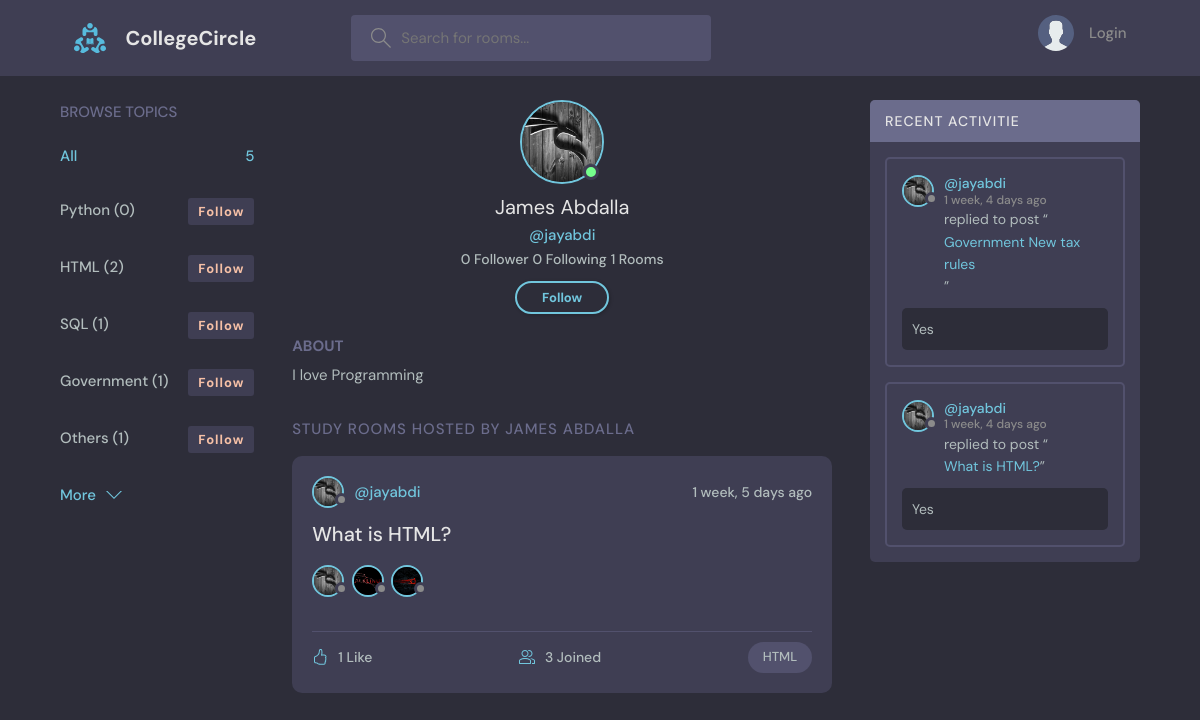
/profile/jayabdi/, run on the app's committed database.
### base/models.py (models this page shows, shortened)
class Topic(models.Model):
    name = models.CharField(max_length=200)

class User(AbstractUser):
    name = models.CharField(max_length=200, null=True)
    email = models.EmailField(unique=True, null=True)
    bio = models.TextField(null=True)
    notification_count = models.PositiveIntegerField(default=0)
    avatar = models.ImageField(null=True, default="avatar.svg", upload_to="images/")
    USERNAME_FIELD = 'email'
    REQUIRED_FIELDS = []
    ROLE_CHOICES = [
        ('owner', 'Room Owner'),
        ('admin', 'Room Administrator'),
        ('moderator', 'Room Moderator'),
        ('participant', 'Room Participant'),
    ]
    role = models.CharField(max_length=20, choices=ROLE_CHOICES, default='participant')

class Room(models.Model):
    host = models.ForeignKey(User, on_delete=models.SET_NULL, null=True)
    topic = models.ForeignKey(Topic, on_delete=models.SET_NULL, null=True)
    name = models.CharField(max_length=200)
    description = models.TextField(null=True, blank=True)
    participants = models.ManyToManyField(User, related_name='participant_rooms', blank=True)
    updated = models.DateTimeField(auto_now=True)
    created = models.DateTimeField(auto_now_add=True)
    no_of_likes = models.IntegerField(default=0)
    banned_users = models.ManyToManyField(User, related_name='banned_rooms')
    moderators = models.ManyToManyField(User, related_name='moderated_rooms', blank=True)
    class Meta:
        ordering = ['-updated', '-created']
    def __str__(self):
        return self.name

class Message(models.Model):
    user = models.ForeignKey(User, on_delete=models.CASCADE)
    room = models.ForeignKey(Room, on_delete=models.CASCADE)
    body = models.TextField()
    upvotes = models.ManyToManyField(User, related_name='upvoted_messages')
    downvotes = models.ManyToManyField(User, related_name='downvoted_messages')
    no_of_upvotes = models.IntegerField(default=0)
    no_of_downvotes = models.IntegerField(default=0)
    updated = models.DateTimeField(auto_now=True)
    created = models.DateTimeField(auto_now_add=True)
    file = models.FileField(upload_to=get_upload_path, blank=True, null=True)
    timestamp = models.DateTimeField(default=timezone.now)
    class Meta:
        ordering = ['-updated', '-created']

### base/views.py (the view)
# urls.py: path('profile/<str:username>/', views.profile, name="profile"),
def profile(request, username):
    user = get_object_or_404(User, username=username)
    rooms = user.room_set.all()
    user_rooms = rooms.count()
    room_messages = user.message_set.all()
    topics = Topic.objects.all()
    user_followers = len(FollowersCount.objects.filter(user=username))
    user_following = len(FollowersCount.objects.filter(follower=username))
    context = {'user': user, 'rooms': rooms, 'user_rooms': user_rooms, 'room_messages': room_messages, 'topics': topics, 'user_followers': user_followers, 'user_following': user_following}
    return render(request, 'base/profile.html', context)

### base/templates/base/profile.html (shortened to what this page needs)
{% extends 'main.html' %}
{% block content %}
  <main class="profile-page layout layout--3">
    <div class="container">
      {% include 'base/topics_component.html' %}
      <div class="roomList">
        <div class="profile">
          <div class="profile__avatar">
            <div class="avatar avatar--large active">
              <img src="{{user.avatar.url}}" />
            </div>
          </div>
          <div class="profile__info">
            <h3>{{user.name}}</h3>
            <p>@{{user.username}} <span style="color: #b2bdbd;; font-size: 14px;"><br>
              {% if user_followers == 0 or user_followers == 1 %}
              <span id="follow-count">{{user_followers}}</span> Follower</span>
              {% else %}
              <span id="follow-count">{{user_followers}}</span> Followers</span>
              {% endif %}
              <span style="color: #b2bdbd;; font-size: 14px;"><span id="follow-count">{{user_following}}</span> Following</span>
              <span style="color: #b2bdbd;; font-size: 14px;"><span id="follow-count">{{user_rooms}}</span> Rooms</span></p>
            {% if request.user == user %}
              <a href="{% url 'update-user' %}" class="btn btn--main btn--pill">Edit Profile</a>
            {% else %}
              <form id="followForm" action="{% url 'follow' %}" method="POST">
                  <button type="submit" id="followbtn" class="btn btn--main btn--pill" data-otheruser="d4957522-8b61-42bf-9d33-2f55cac0cad9" data-action="follow">Follow</button>
              </form>
              {% endif %}
          </div>
          <div class="profile__about">
            <h3>About</h3>
            <p>
              {{user.bio}}
            </p>
          </div>
        </div>
        <div class="roomList__header">
          <div>
            <h2>Study Rooms Hosted by {{user.name}}</a>
            </h2>
          </div>
        </div>
        {% include 'base/feed_component.html' %}
      </div>
      {% include 'base/activity_component.html' %}
    </div>
  </main>
{% endblock content %}

### base/templates/base/topics_component.html (shortened to what this page needs)
        <div class="topics">
          <div class="topics__header">
            <h2>Browse Topics</h2>
          </div>
          <ul class="topics__list">
            <li>
              <a href="{% url 'home' %}" class="active">All <span>{{topics.count}}</span></a>
            </li>
            {% for topic in topics %}
            <li>
              <a href="{% url 'home' %}?q={{topic.name}}">{{topic.name}} ({{topic.room_set.all.count}})
                <form id="followForm" action="{% url 'follow-topic' %}" method="POST">
                  <button id="followButton" class="topic-follow" data-action="follow" data-id="da8d6b51-253b-496e-9a22-31f70397ee69" data-url="/?q={{topic.name}}">Follow</button>
                </form>
              </a>
            </li>
            {% endfor %}
          </ul>
          <a class="btn btn--link" href="{% url 'topics' %}">
            More
            <svg version="1.1" xmlns="http://www.w3.org/2000/svg" width="32" height="32" viewBox="0 0 32 32">
              <title>chevron-down</title>
              <path d="M16 21l-13-13h-3l16 16 16-16h-3l-13 13z"></path>
            </svg>
          </a>
        </div>

### base/templates/base/feed_component.html (shortened to what this page needs)
{% for room in rooms %}
<div class="roomListRoom">
  <div class="roomListRoom__header">
    <a
      href="{% url 'profile' room.host.username %}"
      class="roomListRoom__author"
    >
      <div class="avatar avatar--small">
        <img src="{{room.host.avatar.url}}" />
      </div>
      <span>@{{room.host.username}}</span>
    </a>
    <div class="roomListRoom__actions">
      <span>{{room.created|timesince}} ago</span>
    </div>
  </div>
  <div class="roomListRoom__content">
    <a href="{% url 'room' room.id %}">{{room.name}}</a>
    <div style="display: flex; column-gap: 0.5em;">
      {% for user in room.participants.all %}
      <a href="{% url 'profile' user.username %}">
        <div class="avatar avatar--small">
          <img src="{{user.avatar.url}}" />
        </div>
      </a>
      {% endfor %}
    </div>
  </div>
  <div class="roomListRoom__meta">
    <a href="/like-room?room_id={{room.id}}" class="likeRoom_button">
      {% if room.no_of_likes == 0 %}
      No Likes
      {% elif room.no_of_likes == 1 %}
      {{room.no_of_likes}} Like
      {% else %}
      {{room.no_of_likes}} Likes
      {% endif %}
    </a>
    <a href="{% url 'room' room.id %}" class="roomListRoom__joined">
      {{room.participants.all.count}} Joined
    </a>
    <p class="roomListRoom__topic">{{room.topic.name}}</p>
  </div>
</div>
{% endfor %}

### base/templates/base/activity_component.html (shortened to what this page needs)
<div class="activities">
  <div class="activities__header">
    <h2>Recent Activitie</h2>
  </div>
  {% for message in room_messages %}
  <div class="activities__box">
    <div class="activities__boxHeader roomListRoom__header">
      <a href="{% url 'profile' message.user.username %}" class="roomListRoom__author">
        <div class="avatar avatar--small">
          <img src="{{message.user.avatar.url}}" />
        </div>
        <p>
          @{{message.user.username}}
          <span>{{message.created|timesince}} ago</span>
        </p>
      </a>
    </div>
    <div class="activities__boxContent">
      <p>replied to post “<a href="{% url 'room' message.room.id %}">{{message.room}}</a>”</p>
      <div class="activities__boxRoomContent">
        {{message.body}}
      </div>
    </div>
  </div>
  {% endfor %}
</div>

### data on the page
Topic: name "Python", room_set.all.count "0"
Topic: name "HTML", room_set.all.count "2"
Topic: name "SQL", room_set.all.count "1"
Topic: name "Government", room_set.all.count "1"
Topic: name "Others", room_set.all.count "1"
User: avatar (picture), name "James Abdalla", username "jayabdi", bio "I love Programming", name "JAMES ABDALLA"
Room: host.avatar (picture), host.username "jayabdi", created "1 week, 5 days", name "What is HTML?", no_of_likes "1", participants.all.count "3", topic.name "HTML"
User: avatar (picture)
User: avatar (picture)
Message: user.avatar (picture), user.username "jayabdi", created "1 week, 4 days", room "Government New tax rules", body "Yes"
Message: user.avatar (picture), user.username "jayabdi", created "1 week, 4 days", room "What is HTML?", body "Yes"

### other printed values
{{ topics.count }} "5"
{{ user_followers }} "0"
{{ user_following }} "0"
{{ user_rooms }} "1"
